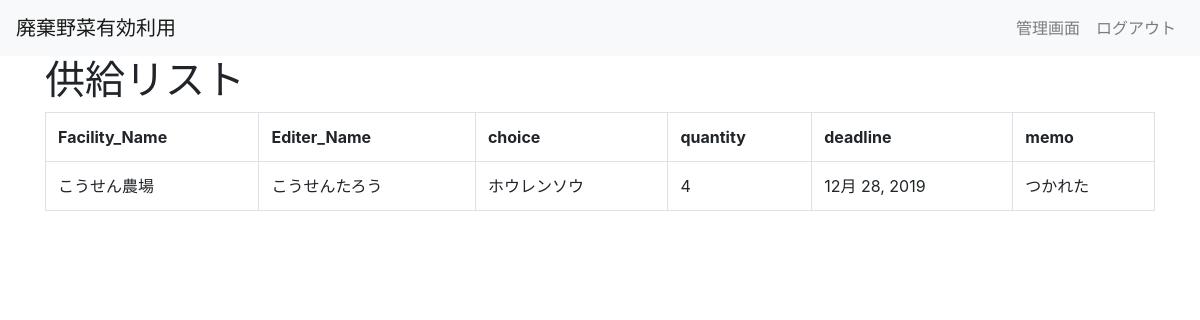
Page /F_View/ on the earlier database version.
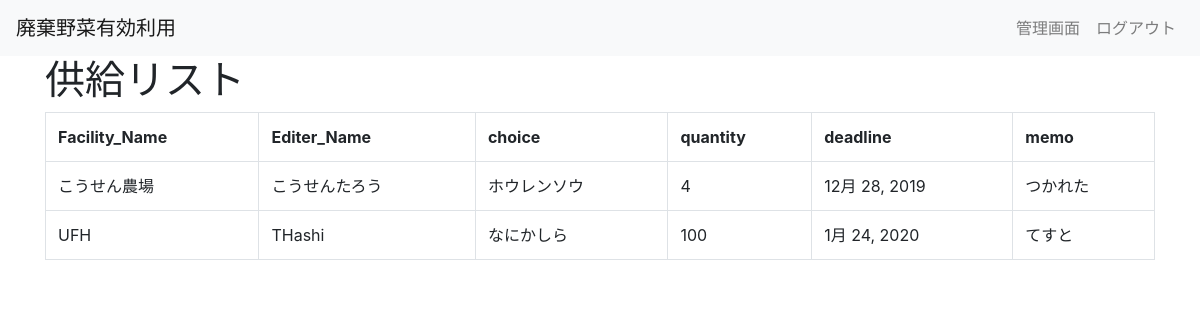
Same page on the later database version.
### app/models.py (models this page shows, shortened)
class F_Item(models.Model):
    F_name = models.CharField(
        verbose_name='施設名',
        max_length=20,
        blank=True,
        null=True,
    )
    I_name = models.CharField(
        verbose_name='入力者氏名',
        max_length=20,
        blank=True,
        null=True,
    )
    memo = models.TextField(
        verbose_name='備考',
        blank=True,
        null=True,
    )
    quontity = models.IntegerField(
        verbose_name='何kg出そうか',
        blank=True,
        null=True,
    )
    deadline = models.DateField(
        verbose_name='いつ出そうか',
        blank=True,
        null=True,
    )
    vege_choice = (
        (1, '人参'),
        (2, '大根'),
        (3, 'じゃがいも'),
        (4, 'キャベツ'),
        (5, 'ホウレンソウ'),
        (6, 'ピーマン'),
        (7, 'なにかしら'),
    )
    vegetable = models.IntegerField(
        verbose_name='出せる野菜',
        choices=vege_choice,
        blank=True,
        null=True,
    )
    created_by = models.ForeignKey(
        User,
        verbose_name='作成者',
        blank=True,
        null=True,
        related_name='F_CreatedBy',
        on_delete=models.SET_NULL,
        editable=False,
    )
    created_at = models.DateTimeField(
        verbose_name='作成時間',
        blank=True,
        null=True,
        editable=False,
    )
    updated_by = models.ForeignKey(
        User,
        verbose_name='更新者',
        blank=True,
        null=True,
        related_name='F_UpdatedBy',
        on_delete=models.SET_NULL,
        editable=False,
    )
    updated_at = models.DateTimeField(
        verbose_name='更新時間',
        blank=True,
        null=True,
        editable=False,
    )
    class Meta:
        verbose_name = 'サンプル'
        verbose_name_plural = 'サンプル'

### app/views.py (the view)
# urls.py: path('F_View/',F_View,name = 'F_View'),
def F_View(request):
    data = F_Item.objects.all()
    params = {
         'title': 'costomer_data',
         'data':data,
    }
    return render(request,'app/item_F_View.html',params)

### app/templates/app/item_F_View.html
{% extends "./_base.html" %}
{% block content %}
<div class="container">
    <h1>供給リスト</h1>
    <table class="table table-bordered" >
        <tr>
            <th scope="col">Facility_Name</th>
            <th scope="col">Editer_Name</th scope="col">
            <th scope="col">choice</th>
            <th scope="col">quantity</th>
            <th scope="col">deadline</th>
            <th scope="col">memo</th>
        </tr>
{% for item in data %}
    <tr>
        <td>{{ item.F_name|default_if_none:"未入力" }}</td>
        <td>{{ item.I_name|default_if_none:"未入力" }}</td>
        <td>{{ item.get_vegetable_display|default_if_none:"未入力" }}</td>
        <td>{{ item.quontity|default_if_none:"未入力" }}</td>
        <td>{{ item.deadline|default_if_none:"未入力" }}</td>
        <td>{{ item.memo|default_if_none:"未入力"}}</td>
    </tr>
{% endfor %}
    </table>
</div>
{% endblock %}

Differences in the rows shown:
added F_Item: F_name "UFH", I_name "THashi", vegetable "なにかしら", quontity "100", deadline "1月 24, 2020", memo "てすと"
